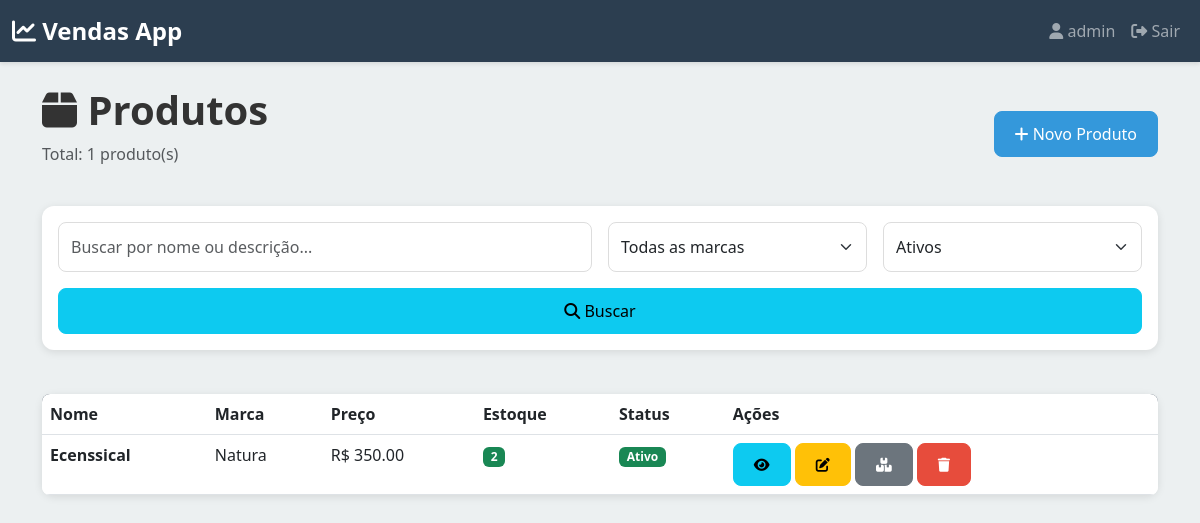
The page /produtos/ (signed in) on the database its author committed.
### vendas/models.py (models this page shows, shortened)
class Product(models.Model):
    usuario = models.ForeignKey(
        User,
        on_delete=models.CASCADE,
        related_name='produtos',
        help_text="Usuário proprietário do produto"
    )
    nome = models.CharField(
        max_length=200,
        help_text="Nome do produto"
    )
    descricao = models.TextField(
        blank=True,
        null=True,
        help_text="Descrição detalhada do produto"
    )
    preco = models.DecimalField(
        max_digits=10,
        decimal_places=2,
        help_text="Preço unitário do produto"
    )
    marca = models.ForeignKey(
        Marca,
        on_delete=models.SET_NULL,
        null=True,
        blank=True,
        related_name='produtos',
        help_text="Marca do produto"
    )
    estoque = models.IntegerField(
        default=0,
        help_text="Quantidade em estoque"
    )
    ativo = models.BooleanField(
        default=True,
        help_text="Se o produto está ativo"
    )
    criado_em = models.DateTimeField(auto_now_add=True)
    atualizado_em = models.DateTimeField(auto_now=True)
    class Meta:
        verbose_name = "Produto"
        verbose_name_plural = "Produtos"
        ordering = ['-criado_em']
        unique_together = ('usuario', 'nome')

class Marca(models.Model):
    nome = models.CharField(
        max_length=100,
        unique=True,
        help_text="Nome da marca do produto"
    )
    criada_em = models.DateTimeField(auto_now_add=True)
    class Meta:
        verbose_name = "Marca"
        verbose_name_plural = "Marcas"
        ordering = ['nome']

### vendas/views.py (the view)
# urls.py: path('produtos/', views.produtos_list, name='produtos_list'),
@login_required(login_url='vendas:login')
def produtos_list(request):
    usuario = request.user
    produtos = Product.objects.filter(usuario=usuario).order_by('-criado_em')
    status = request.GET.get('status', 'ativo')
    if status == 'ativo':
        produtos = produtos.filter(ativo=True)
    elif status == 'inativo':
        produtos = produtos.filter(ativo=False)
    marca_id = request.GET.get('marca', '')
    if marca_id:
        produtos = produtos.filter(marca_id=marca_id)
    busca = request.GET.get('busca', '').strip()
    if busca:
        produtos = produtos.filter(
            Q(nome__icontains=busca) | Q(descricao__icontains=busca)
        )
    marcas = Marca.objects.all()
    contexto = {
        'produtos': produtos,
        'total_produtos': produtos.count(),
        'status_filtro': status,
        'marca_filtro': marca_id,
        'busca': busca,
        'marcas': marcas,
    }
    return render(request, 'vendas/produtos/list.html', contexto)

### templates/vendas/produtos/list.html (shortened to what this page needs)
{% extends 'base.html' %}
{% block content %}
<div class="row mt-4">
    <div class="col-12 mb-4">
        <div class="d-flex justify-content-between align-items-center">
            <div>
                <h1 class="fw-bold">
                    <i class="fas fa-box"></i> Produtos
                </h1>
                <p class="text-muted">Total: {{ total_produtos }} produto(s)</p>
            </div>
            <a href="{% url 'vendas:produto_create' %}" class="btn btn-primary">
                <i class="fas fa-plus"></i> Novo Produto
            </a>
        </div>
    </div>
</div>
<div class="row mb-4">
    <div class="col-12">
        <div class="card">
            <div class="card-body">
                <form method="GET" action="{% url 'vendas:produtos_list' %}" class="row g-3">
                    <div class="col-12 col-md-6">
                        <input
                            type="text"
                            class="form-control"
                            name="busca"
                            placeholder="Buscar por nome ou descrição..."
                            value="{{ busca }}"
                        >
                    </div>
                    <div class="col-12 col-md-3">
                        <select class="form-select" name="marca">
                            <option value="">Todas as marcas</option>
                        </select>
                    </div>
                    <div class="col-12 col-md-3">
                        <select class="form-select" name="status" onchange="this.form.submit()">
                            <option value="ativo" {% if status_filtro == 'ativo' %}selected{% endif %}>
                                Ativos
                            </option>
                        </select>
                    </div>
                    <div class="col-12">
                        <button type="submit" class="btn btn-info w-100">
                            <i class="fas fa-search"></i> Buscar
                        </button>
                    </div>
                </form>
            </div>
        </div>
    </div>
</div>
<div class="row">
    <div class="col-12">
        {% if produtos %}
            <div class="d-none d-md-block">
                <div class="card">
                    <div class="table-responsive">
                        <table class="table table-hover mb-0">
                            <thead>
                                <tr>
                                    <th>Nome</th>
                                    <th>Marca</th>
                                    <th>Preço</th>
                                    <th>Estoque</th>
                                    <th>Status</th>
                                    <th>Ações</th>
                                </tr>
                            </thead>
                            <tbody>
                                {% for produto in produtos %}
                                <tr>
                                    <td>
                                        <strong>{{ produto.nome }}</strong>
                                    </td>
                                    <td>
                                        {% if produto.marca %}
                                            {{ produto.marca.nome }}
                                        {% else %}
                                            <span class="text-muted">-</span>
                                        {% endif %}
                                    </td>
                                    <td>R$ {{ produto.preco|floatformat:2 }}</td>
                                    <td>
                                        {% if produto.estoque > 0 %}
                                            <span class="badge bg-success">{{ produto.estoque }}</span>
                                        {% elif produto.estoque == 0 %}
                                            <span class="badge bg-warning">0</span>
                                        {% else %}
                                            <span class="badge bg-danger">{{ produto.estoque }}</span>
                                        {% endif %}
                                    </td>
                                    <td>
                                        {% if produto.ativo %}
                                            <span class="badge bg-success">Ativo</span>
                                        {% else %}
                                            <span class="badge bg-danger">Inativo</span>
                                        {% endif %}
                                    </td>
                                    <td>
                                        <a href="{% url 'vendas:produto_detail' produto.pk %}"
                                           class="btn btn-sm btn-info" title="Visualizar">
                                            <i class="fas fa-eye"></i>
                                        </a>
                                        <a href="{% url 'vendas:produto_edit' produto.pk %}"
                                           class="btn btn-sm btn-warning" title="Editar">
                                            <i class="fas fa-edit"></i>
                                        </a>
                                        <a href="{% url 'vendas:produto_ajustar_estoque' produto.pk %}"
                                           class="btn btn-sm btn-secondary" title="Ajustar Estoque">
                                            <i class="fas fa-boxes"></i>
                                        </a>
                                        <a href="{% url 'vendas:produto_delete' produto.pk %}"
                                           class="btn btn-sm btn-danger" title="Deletar">
                                            <i class="fas fa-trash"></i>
                                        </a>
                                    </td>
                                </tr>
                                {% endfor %}
                            </tbody>
                        </table>
                    </div>
                </div>
            </div>
        {% endif %}
    </div>
</div>
{% endblock %}

### templates/base.html (shortened to what this page needs)
<!DOCTYPE html>
<html lang="pt-BR">
<head>
    <link href="https://cdn.jsdelivr.net/npm/bootstrap@5.3.0/dist/css/bootstrap.min.css" rel="stylesheet">
    <link rel="stylesheet" href="https://cdnjs.cloudflare.com/ajax/libs/font-awesome/6.4.0/css/all.min.css">
</head>
<body>
    {% if user.is_authenticated %}
    <nav class="navbar navbar-expand-lg navbar-dark">
        <div class="container-fluid">
            <a class="navbar-brand" href="{% url 'vendas:home' %}">
                <i class="fas fa-chart-line"></i> Vendas App
            </a>
            <div class="collapse navbar-collapse" id="navbarNav">
                <ul class="navbar-nav ms-auto">
                    <li class="nav-item">
                        <span class="nav-link">
                            <i class="fas fa-user"></i> {{ user.first_name|default:user.username }}
                        </span>
                    </li>
                    <li class="nav-item">
                        <a class="nav-link" href="{% url 'vendas:logout' %}">
                            <i class="fas fa-sign-out-alt"></i> Sair
                        </a>
                    </li>
                </ul>
            </div>
        </div>
    </nav>
    {% endif %}
    <div class="main-container">
        <div class="container">
            {% block content %}{% endblock %}
        </div>
    </div>
</body>
</html>

### templates/base.html (style rules this page uses)
:root { --primary-color: #2c3e50; --secondary-color: #3498db; --success-color: #27ae60; --danger-color: #e74c3c; --warning-color: #f39c12; --light-bg: #ecf0f1; }
* { margin: 0; padding: 0; box-sizing: border-box; }
body { font-family: 'Segoe UI', Tahoma, Geneva, Verdana, sans-serif; background-color: var(--light-bg); color: #333; }
.navbar { background-color: var(--primary-color); box-shadow: 0 2px 4px rgba(0, 0, 0, 0.1); }
.navbar-brand { font-weight: bold; font-size: 1.5rem; }
.main-container { min-height: 100vh; padding-bottom: 80px; }
.card { border: none; border-radius: 12px; box-shadow: 0 2px 8px rgba(0, 0, 0, 0.1); margin-bottom: 20px; }
.btn { border-radius: 8px; font-weight: 500; padding: 10px 20px; transition: all 0.3s ease; }
.btn-primary { background-color: var(--secondary-color); border-color: var(--secondary-color); }
.btn-danger { background-color: var(--danger-color); border-color: var(--danger-color); }
.form-control, .form-select { border-radius: 8px; border: 1px solid #ddd; padding: 12px; font-size: 1rem; }
.table { background-color: white; border-radius: 8px; overflow: hidden; }
.table thead { background-color: var(--primary-color); color: white; }

### rows shown on the page
Product: nome "Ecenssical", marca.nome "Natura", preco "350.00", estoque "2", ativo "Ativo"

### other values the page prints
{{ user.first_name|default:user.username }} "admin"
{{ total_produtos }} "1"
